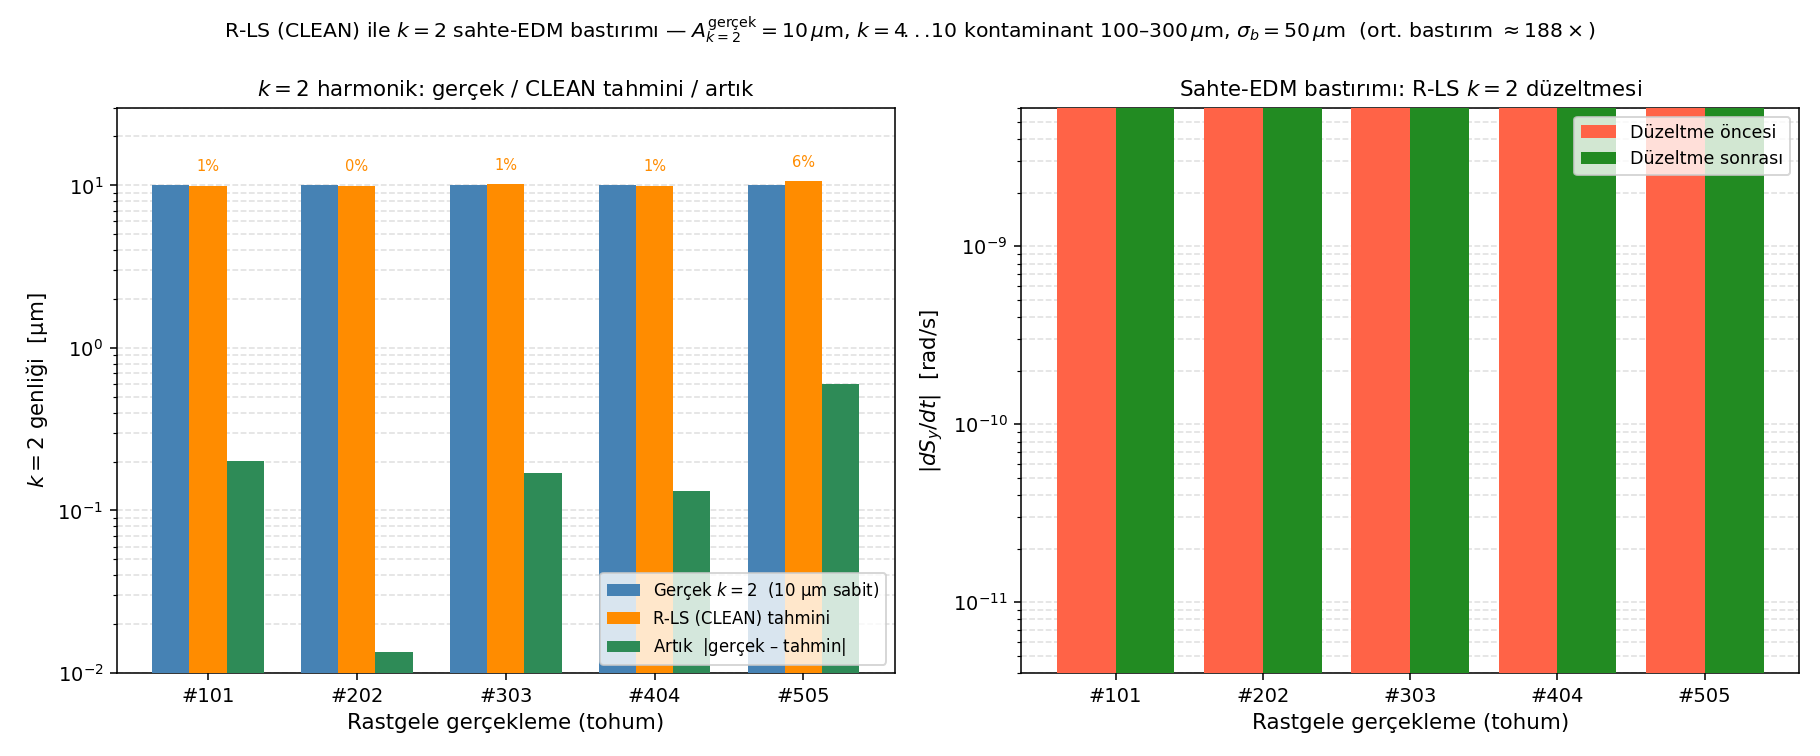

Reproduce this figure in Python.
#!/usr/bin/env python3
"""fig_8_rls_suppression.py — ŞEKİL 8: R-LS ile sahte-EDM bastırımı.

Makale senaryosu (test_combined_systematics ile aynı yapı):
  k=2 hedef: A=10 μm, φ=1.50 rad  (sabit gerçek değer)
  k=1: 30 μm, k=3: 25 μm  (diğer hedef modlar)
  k=4..10: 100–300 μm, rastgele genlik ve faz  ← kontaminantlar
  BPM ofseti: σ_b = 50 μm, rastgele gerçekleme

5 tohum (seed) için:
  1. Gerçek hizalama vektörünü oluştur.
  2. Yörünge y = R_dy @ dy; 50 μm BPM ofseti ekle.
  3. CLEAN (aday k=1..10) ile k=2 bileşenini geri çat.
  4. Sahte-EDM oranları karşılaştır:
       • Düzeltme öncesi  = C_false × A_{k=2,gerçek}   (sabit, 10 μm)
       • Düzeltme sonrası = C_false × ||a_true – â||    (artık k=2)
       • Bastırım oranı   = önceki / sonraki

Çıktı: fig_8_rls_suppression.png
"""
import json
import math
import os
import sys

import numpy as np
import matplotlib
matplotlib.use("Agg")
import matplotlib.pyplot as plt

os.chdir(os.path.dirname(os.path.abspath(__file__)))
sys.path.insert(0, ".")

from fourier_reconstruct import fodo_basis, clean_reconstruct

# ── Parametreler ─────────────────────────────────────────────────────────────

with open("params.json") as f:
    cfg = json.load(f)

N_Q     = 2 * int(cfg["nFODO"])        # 48 kuadrupol
ANTISYM = cfg.get("smooth_antisym_fodo", True)

R_dy = np.load("R_dy_1.npy")           # 48×48 yörünge tepki matrisi

# Sahte-EDM ölçek faktörü: k=2, A=10 μm → dS_y/dt = 1.42×10⁻⁹ rad/s  (mod tarama)
C_FALSE = 1.42e-9 / 10e-6              # (rad/s) / m

SIGMA_B = 50e-6                         # BPM ofseti σ (BBA sonrası) [m]
CANDIDATE_KS = list(range(1, 11))       # CLEAN aday modları k=1..10

# Sabit gerçek değerler (makalede olduğu gibi)
TRUTH_FIXED = {
    1: (30e-6,  0.80),
    2: (10e-6,  1.50),   # ← hedef k=2
    3: (25e-6,  0.30),
}

N_SEEDS = 5
SEEDS   = [101, 202, 303, 404, 505]

# ── Yardımcılar ──────────────────────────────────────────────────────────────

def build_dy(truth_dict):
    """truth {k:(A,phi)} → 48-elem. hizalama vektörü."""
    dy = np.zeros(N_Q)
    for k, (A, phi) in truth_dict.items():
        F, _ = fodo_basis(N_Q, [k], ANTISYM)
        dy += A * math.cos(phi) * F[:, 0] + A * math.sin(phi) * F[:, 1]
    return dy


def k2_amplitude_from_dy(dy):
    """dy'nin k=2 FODO-antisim Fourier genliği + katsayı vektörü."""
    F2, _ = fodo_basis(N_Q, [2], ANTISYM)
    a, _, _, _ = np.linalg.lstsq(F2, dy, rcond=None)
    return float(np.linalg.norm(a)), a


def clean_k2_estimate(y_meas):
    """CLEAN (k=1..10) ile y_meas'den â_{k=2} vektörünü tahmin et."""
    accum, _, F_cache = clean_reconstruct(
        [R_dy], [y_meas], CANDIDATE_KS, ANTISYM,
        gain=0.2, max_iter=400, tol=2e-4)
    a_k2 = accum[2]           # [â_cos, â_sin]
    return float(np.linalg.norm(a_k2)), a_k2


# ── 5 tohum için simülasyon ──────────────────────────────────────────────────

print("=" * 68)
print("  R-LS (CLEAN) SAHTE-EDM BASTIRIMI — 5 RASTGELE TOHUM")
print(f"  k=2 gerçek = 10 μm,  k=4..10 kontaminant: 100–300 μm (rastgele)")
print(f"  σ_b = {SIGMA_B*1e6:.0f} μm BPM ofseti  |  CLEAN aday k=1..10")
print("=" * 68)
print(f"  {'Tohum':>5}  {'A_k2_gerçek':>13}  {'A_k2_tahmin':>13}  "
      f"{'A_k2_artık':>12}  {'Bastırım':>10}")
print(f"  {'-'*5}  {'-'*13}  {'-'*13}  {'-'*12}  {'-'*10}")

rows = []
for seed in SEEDS:
    rng = np.random.default_rng(seed)

    # Kontaminant modları (k=4..10) bu tohuma özgü rastgele
    truth = dict(TRUTH_FIXED)
    for k in range(4, 11):
        A_c   = float(rng.uniform(100e-6, 300e-6))
        phi_c = float(rng.uniform(0, 2 * math.pi))
        truth[k] = (A_c, phi_c)

    # Gerçek hizalama ve k=2 genliği
    dy = build_dy(truth)
    A_true, a_true = k2_amplitude_from_dy(dy)

    # Yörünge + BPM ofseti
    y_true = R_dy @ dy
    bpm    = rng.standard_normal(N_Q) * SIGMA_B
    y_meas = y_true + bpm

    # CLEAN ile k=2 tahmini
    A_hat, a_hat = clean_k2_estimate(y_meas)

    # Artık k=2 (düzeltme sonrası hata)
    a_residual  = a_true - a_hat
    A_residual  = float(np.linalg.norm(a_residual))

    false_before = A_true     * C_FALSE
    false_after  = A_residual * C_FALSE
    suppression  = false_before / false_after if false_after > 1e-20 else np.inf

    rows.append(dict(
        seed=seed,
        contaminant_rms=float(np.std([truth[k][0] for k in range(4, 11)])),
        A_true=A_true, A_hat=A_hat, A_res=A_residual,
        edm_before=false_before, edm_after=false_after,
        suppression=suppression))

    print(f"  {seed:>5}  {A_true*1e6:10.2f} μm  {A_hat*1e6:10.2f} μm  "
          f"{A_residual*1e6:9.2f} μm  {suppression:9.1f}×")

print(f"  {'─'*5}  {'─'*13}  {'─'*13}  {'─'*12}  {'─'*10}")
suppressions = [r['suppression'] for r in rows]
errors_pct   = [abs(r['A_hat'] - r['A_true']) / r['A_true'] * 100 for r in rows]
print(f"  {'ORT':>5}  {'':>13}  {'':>13}  {'':>12}  "
      f"{np.mean(suppressions):9.1f}×")
print(f"  k=2 tahmin hatası: {np.mean(errors_pct):.1f}% ± {np.std(errors_pct):.1f}%")
print()

# ── Çizim ─────────────────────────────────────────────────────────────────────

fig, (ax1, ax2) = plt.subplots(1, 2, figsize=(13, 5.4))

labels = [f"#{r['seed']}" for r in rows]
x = np.arange(N_SEEDS)

# ── Sol panel: k=2 genlikleri ─────────────────────────────────────────────────
A_true_um = [r['A_true'] * 1e6 for r in rows]
A_hat_um  = [r['A_hat']  * 1e6 for r in rows]
A_res_um  = [r['A_res']  * 1e6 for r in rows]

w = 0.25
ax1.bar(x - w, A_true_um, w, color="steelblue",  label="Gerçek $k=2$  (10 μm sabit)", zorder=3)
ax1.bar(x,     A_hat_um,  w, color="darkorange", label="R-LS (CLEAN) tahmini",        zorder=3)
ax1.bar(x + w, A_res_um,  w, color="seagreen",   label="Artık  $|$gerçek – tahmin$|$", zorder=3)
ax1.set_yscale("log")
ax1.set_ylim(1e-2, 30)
ax1.set_ylabel("$k=2$ genliği  [μm]", fontsize=11)
ax1.set_xlabel("Rastgele gerçekleme (tohum)", fontsize=11)
ax1.set_xticks(x)
ax1.set_xticklabels(labels, fontsize=10)
ax1.legend(fontsize=8.5, loc="lower right")
ax1.set_title("$k=2$ harmonik: gerçek / CLEAN tahmini / artık", fontsize=11)
ax1.yaxis.grid(True, which="both", ls="--", alpha=0.4)
ax1.set_axisbelow(True)

# Tahmin hatası yüzdesi üstüne yaz
for i, r in enumerate(rows):
    pct = abs(r['A_hat'] - r['A_true']) / r['A_true'] * 100
    ax1.annotate(f"{pct:.0f}%", xy=(x[i], max(r['A_hat'], r['A_true']) * 1e6 * 1.18),
                 ha="center", va="bottom", fontsize=7.5, color="darkorange")

# ── Sağ panel: Sahte-EDM ─────────────────────────────────────────────────────
edm_before_n = [r['edm_before'] * 1e9 for r in rows]
edm_after_n  = [r['edm_after']  * 1e9 for r in rows]

ax2.bar(x - 0.2, edm_before_n, 0.4, color="tomato",      label="Düzeltme öncesi", zorder=3)
ax2.bar(x + 0.2, edm_after_n,  0.4, color="forestgreen", label="Düzeltme sonrası", zorder=3)

for i, r in enumerate(rows):
    top = max(r['edm_before'], r['edm_after']) * 1e9 * 1.55
    ax2.annotate(f"{r['suppression']:.0f}×",
                 xy=(x[i], top), ha="center", va="bottom",
                 fontsize=9, fontweight="bold", color="#333333")

ax2.set_yscale("log")
ax2.set_ylim(4e-12, 6e-9)
ax2.set_ylabel(r"$|dS_y/dt|$  [rad/s]", fontsize=11)
ax2.set_xlabel("Rastgele gerçekleme (tohum)", fontsize=11)
ax2.set_xticks(x)
ax2.set_xticklabels(labels, fontsize=10)
ax2.legend(fontsize=9, loc="upper right")
ax2.set_title("Sahte-EDM bastırımı: R-LS $k=2$ düzeltmesi", fontsize=11)
ax2.yaxis.grid(True, which="both", ls="--", alpha=0.4)
ax2.set_axisbelow(True)

mean_supp = np.mean(suppressions)
fig.suptitle(
    r"R-LS (CLEAN) ile $k=2$ sahte-EDM bastırımı — "
    rf"$A_{{k=2}}^{{\mathrm{{gerçek}}}}=10\,\mu$m, "
    rf"$k=4\!...\!10$ kontaminant 100–300$\,\mu$m, "
    rf"$\sigma_b=50\,\mu$m"
    f"  (ort. bastırım $\\approx{mean_supp:.0f}\\times$)",
    fontsize=10.5)
fig.tight_layout()
fig.savefig("fig_8_rls_suppression.png", dpi=140)
print("→ fig_8_rls_suppression.png kaydedildi")
